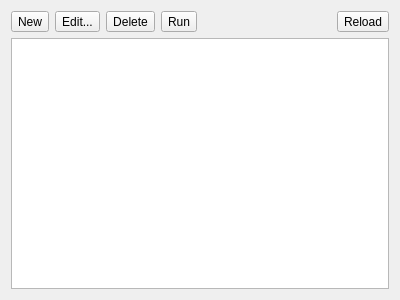
<?xml version="1.0" encoding="UTF-8"?>
<ui version="4.0">
 <class>glaxnimate::gui::SnippetListWidget</class>
 <widget class="QWidget" name="SnippetListWidget">
  <property name="geometry">
   <rect>
    <x>0</x>
    <y>0</y>
    <width>400</width>
    <height>300</height>
   </rect>
  </property>
  <layout class="QVBoxLayout" name="verticalLayout">
   <item>
    <layout class="QHBoxLayout" name="horizontalLayout">
     <item>
      <widget class="QToolButton" name="toolButton">
       <property name="toolTip">
        <string>New Snippet</string>
       </property>
       <property name="text">
        <string>New</string>
       </property>
       <property name="icon">
        <iconset theme="document-new">
         <normaloff>.</normaloff>.</iconset>
       </property>
      </widget>
     </item>
     <item>
      <widget class="QToolButton" name="toolButton_2">
       <property name="toolTip">
        <string>Edit the selected snippet</string>
       </property>
       <property name="text">
        <string>Edit...</string>
       </property>
       <property name="icon">
        <iconset theme="document-edit">
         <normaloff>.</normaloff>.</iconset>
       </property>
      </widget>
     </item>
     <item>
      <widget class="QToolButton" name="toolButton_3">
       <property name="toolTip">
        <string>Selete selected snippet</string>
       </property>
       <property name="text">
        <string>Delete</string>
       </property>
       <property name="icon">
        <iconset theme="edit-delete">
         <normaloff>.</normaloff>.</iconset>
       </property>
      </widget>
     </item>
     <item>
      <widget class="QToolButton" name="toolButton_4">
       <property name="toolTip">
        <string>Run selected snippet</string>
       </property>
       <property name="text">
        <string>Run</string>
       </property>
       <property name="icon">
        <iconset theme="run-build">
         <normaloff>.</normaloff>.</iconset>
       </property>
      </widget>
     </item>
     <item>
      <spacer name="horizontalSpacer">
       <property name="orientation">
        <enum>Qt::Horizontal</enum>
       </property>
       <property name="sizeHint" stdset="0">
        <size>
         <width>40</width>
         <height>20</height>
        </size>
       </property>
      </spacer>
     </item>
     <item>
      <widget class="QToolButton" name="toolButton_5">
       <property name="toolTip">
        <string>Reload snippets</string>
       </property>
       <property name="text">
        <string>Reload</string>
       </property>
       <property name="icon">
        <iconset theme="view-refresh"/>
       </property>
      </widget>
     </item>
    </layout>
   </item>
   <item>
    <widget class="QListView" name="list_view"/>
   </item>
  </layout>
 </widget>
 <resources/>
 <connections>
  <connection>
   <sender>toolButton</sender>
   <signal>clicked()</signal>
   <receiver>SnippetListWidget</receiver>
   <slot>snippet_new()</slot>
   <hints>
    <hint type="sourcelabel">
     <x>11</x>
     <y>18</y>
    </hint>
    <hint type="destinationlabel">
     <x>316</x>
     <y>530</y>
    </hint>
   </hints>
  </connection>
  <connection>
   <sender>toolButton_2</sender>
   <signal>clicked()</signal>
   <receiver>SnippetListWidget</receiver>
   <slot>snippet_edit()</slot>
   <hints>
    <hint type="sourcelabel">
     <x>47</x>
     <y>27</y>
    </hint>
    <hint type="destinationlabel">
     <x>214</x>
     <y>426</y>
    </hint>
   </hints>
  </connection>
  <connection>
   <sender>toolButton_3</sender>
   <signal>clicked()</signal>
   <receiver>SnippetListWidget</receiver>
   <slot>snippet_delete()</slot>
   <hints>
    <hint type="sourcelabel">
     <x>90</x>
     <y>27</y>
    </hint>
    <hint type="destinationlabel">
     <x>161</x>
     <y>567</y>
    </hint>
   </hints>
  </connection>
  <connection>
   <sender>toolButton_4</sender>
   <signal>clicked()</signal>
   <receiver>SnippetListWidget</receiver>
   <slot>snippet_run()</slot>
   <hints>
    <hint type="sourcelabel">
     <x>139</x>
     <y>17</y>
    </hint>
    <hint type="destinationlabel">
     <x>185</x>
     <y>430</y>
    </hint>
   </hints>
  </connection>
  <connection>
   <sender>toolButton_5</sender>
   <signal>clicked()</signal>
   <receiver>SnippetListWidget</receiver>
   <slot>snippet_reload()</slot>
   <hints>
    <hint type="sourcelabel">
     <x>383</x>
     <y>27</y>
    </hint>
    <hint type="destinationlabel">
     <x>423</x>
     <y>60</y>
    </hint>
   </hints>
  </connection>
 </connections>
 <slots>
  <slot>snippet_new()</slot>
  <slot>snippet_edit()</slot>
  <slot>snippet_delete()</slot>
  <slot>snippet_run()</slot>
  <slot>snippet_reload()</slot>
 </slots>
</ui>
